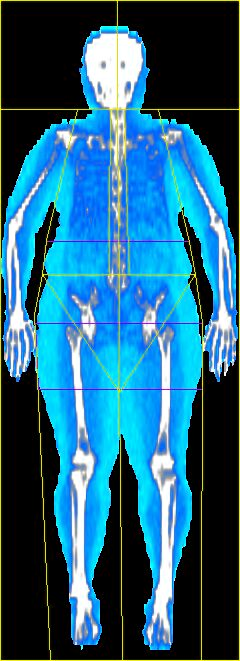
#> input picture COS3401(1-86)/Final/images/body_color.jpg, 240 x 661 px, found by its file name
$ jupyter execute --allow-errors assign_2.ipynb
#> lines starting #> are read from the running program, lines starting #| are printed output that depends on the picture; after the words box and inside, x2 and y2 are one past the last pixel; in counts of white or black regions, pixels touching at a corner belong together
[cell 1]
import cv2
import numpy as np

#> (the rest of this cell did not finish here and is left out)

[cell 2]
img = cv2.imread('./images/body_color.jpg', cv2.IMREAD_COLOR_RGB)
#> img is the input picture: shape (661, 240, 3); mean B, G, R 126.3, 98.8, 37.5

#> (a cell that did not finish here is left out)

[cell 4]
hsv = cv2.cvtColor(img, cv2.COLOR_RGB2HSV)
#> hsv: shape (661, 240, 3); mean H, S, V 37.3, 177.8, 131.4

[cell 5]
h, _, _ = cv2.split(hsv)
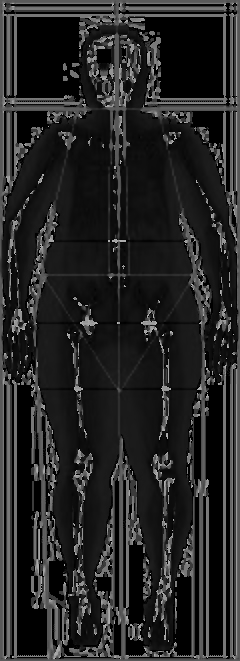
#> h: shape (661, 240); min 0, max 179, mean 37.3

[cell 6]
h_double = h.astype(np.uint16) * 2
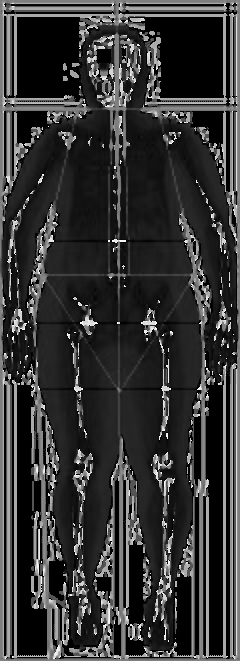
#> h_double: shape (661, 240) uint16; min 0, max 358, mean 74.6; drawn with min black and max white

mask_h = ((h_double >= 1) & (h_double <= 45))
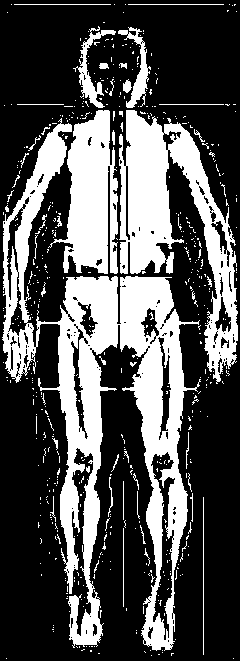
#> mask_h: shape (661, 240) bool; 32.3% white; 538 white regions (496 under 20 px), largest, box (x1, y1, x2, y2) and area: (2, 118, 201, 651) 27928, (119, 110, 238, 384) 12015, (48, 110, 118, 274) 6632
result = (mask_h.astype(np.uint8)) * 255

#> (a cell that did not finish here is left out)

[cell 8]
result_blur = cv2.medianBlur(result, 5)
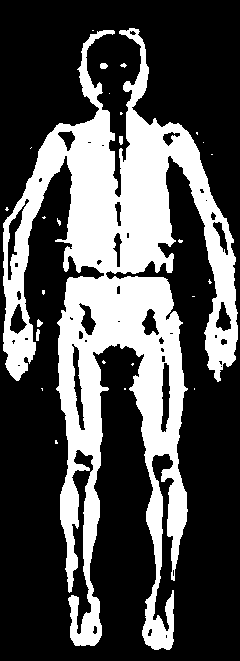
#> result_blur: shape (661, 240); 31.5% white; 26 white regions (20 under 20 px), largest, box (x1, y1, x2, y2) and area: (3, 28, 238, 650) 49664, (100, 63, 108, 69) 40, (36, 329, 40, 341) 37, (119, 136, 123, 145) 33, (37, 319, 43, 327) 32, (120, 63, 127, 68) 20

#> (a cell that did not finish here is left out)

[cell 10]
gray = cv2.imread('./images/body_gray.jpg', cv2.IMREAD_GRAYSCALE)
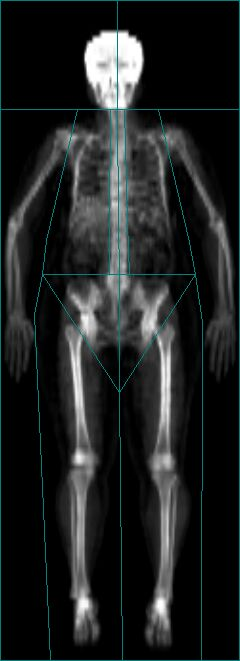
#> input picture COS3401(1-86)/Final/images/body_gray.jpg, 240 x 661 px, found by its file name
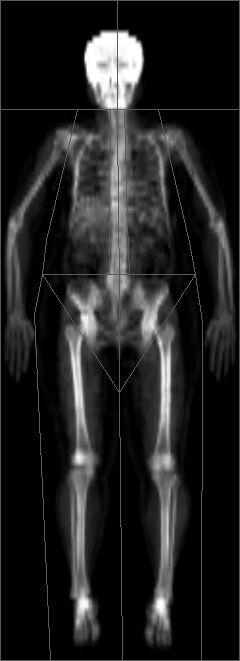
#> gray: shape (661, 240); min 0, max 255, mean 34.3

#> (a cell that did not finish here is left out)

[cell 12]
gray[result_blur == 255] = gray[result_blur == 255] * 2
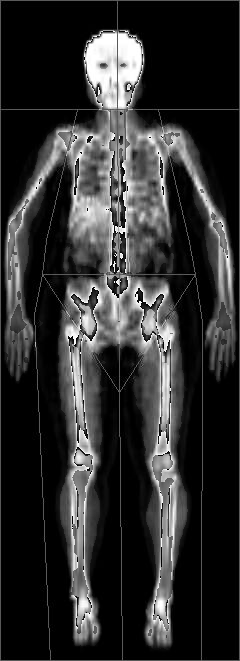
#> gray: shape (661, 240); min 0, max 255, mean 47.3

#> (a cell that did not finish here is left out)

#> (a cell that did not finish here is left out)

[cell 15]
cv2.imwrite('./outs/assign_2-1.png', result_blur.astype(np.uint8))
cv2.imwrite('./outs/assign_2-2.png', gray.astype(np.uint8))
#> Out = True
